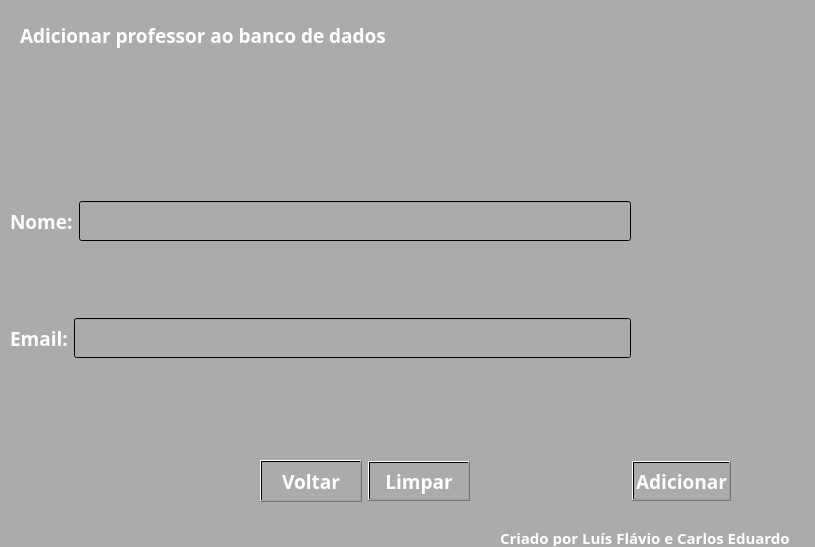
<?xml version="1.0" encoding="UTF-8"?>
<ui version="4.0">
 <class>adicionar</class>
 <widget class="QDialog" name="adicionar">
  <property name="geometry">
   <rect>
    <x>0</x>
    <y>0</y>
    <width>815</width>
    <height>547</height>
   </rect>
  </property>
  <property name="font">
   <font>
    <family>Segoe Print</family>
    <pointsize>14</pointsize>
    <bold>true</bold>
   </font>
  </property>
  <property name="windowTitle">
   <string>Adicionar Professor</string>
  </property>
  <property name="windowIcon">
   <iconset>
    <normaloff>unesp-logo-11.png</normaloff>unesp-logo-11.png</iconset>
  </property>
  <property name="styleSheet">
   <string notr="true">background-color: qlineargradient(spread:pad, x1:0, y1:0, x2:1, y2:1, stop:1 rgba(171, 171, 171, 255));
</string>
  </property>
  <widget class="QLabel" name="label">
   <property name="geometry">
    <rect>
     <x>20</x>
     <y>20</y>
     <width>391</width>
     <height>31</height>
    </rect>
   </property>
   <property name="font">
    <font>
     <family>Segoe Print</family>
     <pointsize>14</pointsize>
     <bold>true</bold>
    </font>
   </property>
   <property name="styleSheet">
    <string notr="true">color: qlineargradient(spread:pad, x1:0, y1:0, x2:1, y2:1, stop:0 rgba(255, 255, 255, 255));</string>
   </property>
   <property name="text">
    <string>Adicionar professor ao banco de dados</string>
   </property>
  </widget>
  <widget class="QWidget" name="verticalLayoutWidget">
   <property name="geometry">
    <rect>
     <x>10</x>
     <y>190</y>
     <width>621</width>
     <height>181</height>
    </rect>
   </property>
   <layout class="QVBoxLayout" name="verticalLayout">
    <item>
     <layout class="QHBoxLayout" name="horizontalLayout">
      <item>
       <widget class="QLabel" name="label_2">
        <property name="font">
         <font>
          <family>Segoe Print</family>
          <pointsize>14</pointsize>
          <bold>true</bold>
         </font>
        </property>
        <property name="styleSheet">
         <string notr="true">color: qlineargradient(spread:pad, x1:0, y1:0, x2:1, y2:1, stop:0 rgba(255, 255, 255, 255));</string>
        </property>
        <property name="text">
         <string>Nome:</string>
        </property>
       </widget>
      </item>
      <item>
       <widget class="QLineEdit" name="Txt_nome">
        <property name="enabled">
         <bool>true</bool>
        </property>
        <property name="sizePolicy">
         <sizepolicy hsizetype="MinimumExpanding" vsizetype="Fixed">
          <horstretch>0</horstretch>
          <verstretch>30</verstretch>
         </sizepolicy>
        </property>
        <property name="maximumSize">
         <size>
          <width>16777215</width>
          <height>40</height>
         </size>
        </property>
        <property name="sizeIncrement">
         <size>
          <width>0</width>
          <height>50</height>
         </size>
        </property>
        <property name="baseSize">
         <size>
          <width>0</width>
          <height>50</height>
         </size>
        </property>
        <property name="styleSheet">
         <string notr="true"/>
        </property>
       </widget>
      </item>
     </layout>
    </item>
    <item>
     <spacer name="verticalSpacer">
      <property name="orientation">
       <enum>Qt::Vertical</enum>
      </property>
      <property name="sizeType">
       <enum>QSizePolicy::Fixed</enum>
      </property>
      <property name="sizeHint" stdset="0">
       <size>
        <width>20</width>
        <height>60</height>
       </size>
      </property>
     </spacer>
    </item>
    <item>
     <layout class="QHBoxLayout" name="horizontalLayout_2">
      <item>
       <widget class="QLabel" name="label_3">
        <property name="font">
         <font>
          <family>Segoe Print</family>
          <pointsize>14</pointsize>
          <bold>true</bold>
         </font>
        </property>
        <property name="styleSheet">
         <string notr="true">color: qlineargradient(spread:pad, x1:0, y1:0, x2:1, y2:1, stop:0 rgba(255, 255, 255, 255));</string>
        </property>
        <property name="text">
         <string>Email:</string>
        </property>
       </widget>
      </item>
      <item>
       <widget class="QLineEdit" name="Txt_email">
        <property name="maximumSize">
         <size>
          <width>16777215</width>
          <height>40</height>
         </size>
        </property>
        <property name="styleSheet">
         <string notr="true"/>
        </property>
       </widget>
      </item>
     </layout>
    </item>
   </layout>
  </widget>
  <widget class="QWidget" name="horizontalLayoutWidget_3">
   <property name="geometry">
    <rect>
     <x>260</x>
     <y>460</y>
     <width>471</width>
     <height>42</height>
    </rect>
   </property>
   <layout class="QHBoxLayout" name="horizontalLayout_3">
    <item>
     <widget class="QPushButton" name="pushButton">
      <property name="minimumSize">
       <size>
        <width>102</width>
        <height>40</height>
       </size>
      </property>
      <property name="maximumSize">
       <size>
        <width>102</width>
        <height>42</height>
       </size>
      </property>
      <property name="font">
       <font>
        <family>Segoe Print</family>
        <pointsize>14</pointsize>
        <bold>true</bold>
       </font>
      </property>
      <property name="styleSheet">
       <string notr="true">color: qlineargradient(spread:pad, x1:0, y1:0, x2:1, y2:1, stop:0 rgba(255, 255, 255, 255));</string>
      </property>
      <property name="text">
       <string>Voltar</string>
      </property>
     </widget>
    </item>
    <item>
     <widget class="QPushButton" name="limpar">
      <property name="minimumSize">
       <size>
        <width>102</width>
        <height>0</height>
       </size>
      </property>
      <property name="maximumSize">
       <size>
        <width>102</width>
        <height>40</height>
       </size>
      </property>
      <property name="font">
       <font>
        <family>Segoe Print</family>
        <pointsize>14</pointsize>
        <bold>true</bold>
       </font>
      </property>
      <property name="styleSheet">
       <string notr="true">color: qlineargradient(spread:pad, x1:0, y1:0, x2:1, y2:1, stop:0 rgba(255, 255, 255, 255));</string>
      </property>
      <property name="text">
       <string>Limpar</string>
      </property>
     </widget>
    </item>
    <item>
     <spacer name="horizontalSpacer">
      <property name="orientation">
       <enum>Qt::Horizontal</enum>
      </property>
      <property name="sizeHint" stdset="0">
       <size>
        <width>40</width>
        <height>20</height>
       </size>
      </property>
     </spacer>
    </item>
    <item>
     <widget class="QPushButton" name="add">
      <property name="maximumSize">
       <size>
        <width>16777215</width>
        <height>40</height>
       </size>
      </property>
      <property name="font">
       <font>
        <family>Segoe Print</family>
        <pointsize>14</pointsize>
        <bold>true</bold>
       </font>
      </property>
      <property name="styleSheet">
       <string notr="true">color: qlineargradient(spread:pad, x1:0, y1:0, x2:1, y2:1, stop:0 rgba(255, 255, 255, 255));</string>
      </property>
      <property name="text">
       <string>Adicionar</string>
      </property>
     </widget>
    </item>
   </layout>
  </widget>
  <widget class="QLabel" name="label_4">
   <property name="geometry">
    <rect>
     <x>550</x>
     <y>10</y>
     <width>191</width>
     <height>171</height>
    </rect>
   </property>
   <property name="text">
    <string/>
   </property>
   <property name="pixmap">
    <pixmap>unesp-logo-11.png</pixmap>
   </property>
   <property name="scaledContents">
    <bool>true</bool>
   </property>
  </widget>
  <widget class="QLabel" name="label_5">
   <property name="geometry">
    <rect>
     <x>500</x>
     <y>530</y>
     <width>311</width>
     <height>16</height>
    </rect>
   </property>
   <property name="font">
    <font>
     <family>Segoe Print</family>
     <pointsize>11</pointsize>
     <bold>true</bold>
    </font>
   </property>
   <property name="styleSheet">
    <string notr="true">color: qlineargradient(spread:pad, x1:0, y1:0, x2:1, y2:1, stop:0 rgba(255, 255, 255, 255));</string>
   </property>
   <property name="text">
    <string>Criado por Luís Flávio e Carlos Eduardo</string>
   </property>
  </widget>
 </widget>
 <resources/>
 <connections/>
</ui>
